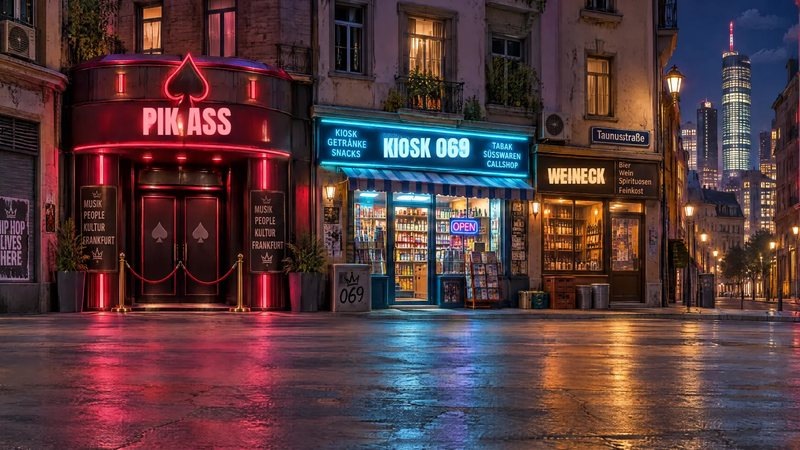
#> input picture src/ui/img/arena-bahnhof.jpg, 800 x 450 px, given in place of ld_bg.png, which was not available
$ python modes.py
#> lines starting #> are read from the running program, lines starting #| are printed output that depends on the picture; pictures that were not available may be replaced by others from this repository, and a replacement may not be noted
"""Game-mode tile pictures (interim): crops of the PO's clean master plates, one scene per mode, until the PO's
mode artworks (docs/ASSET_PROMPTS.md §11) arrive — then drop those in as src/ui/img/modes/<id>.webp (same names).
Run after the screen scripts (needs .cache/ui/*_bg.png): python3 tools/ui-extract/modes.py
"""
import os
import sys

import cv2
import numpy as np

sys.path.insert(0, os.path.dirname(__file__))
import uix  # noqa: E402

OUT = os.path.join(uix.ROOT, 'src/ui/img/modes')
C = os.path.join(uix.ROOT, '.cache/ui')
W, H = 760, 420  # covers the tile window (~1.18:1) and the preview window (~2.1:1) with object-fit: cover


def crop(name, box):
#> called with name = 'ld_bg.png', box = (520, 240, 1480, 770)
    img = cv2.imread(os.path.join(C, name))
#> img is the input picture: shape (450, 800, 3); mean B, G, R 60.6, 57.2, 83.6
    x0, y0, x1, y1 = box
    c = img[y0:y1, x0:x1]
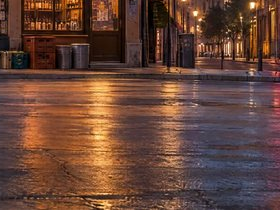
#> c: shape (210, 280, 3); mean B, G, R 55.9, 68.5, 102.4
    s = max(W / c.shape[1], H / c.shape[0])
#> s = 2.71
    c = cv2.resize(c, (int(c.shape[1] * s + 0.5), int(c.shape[0] * s + 0.5)), interpolation=cv2.INTER_AREA if s < 1 else cv2.INTER_CUBIC)
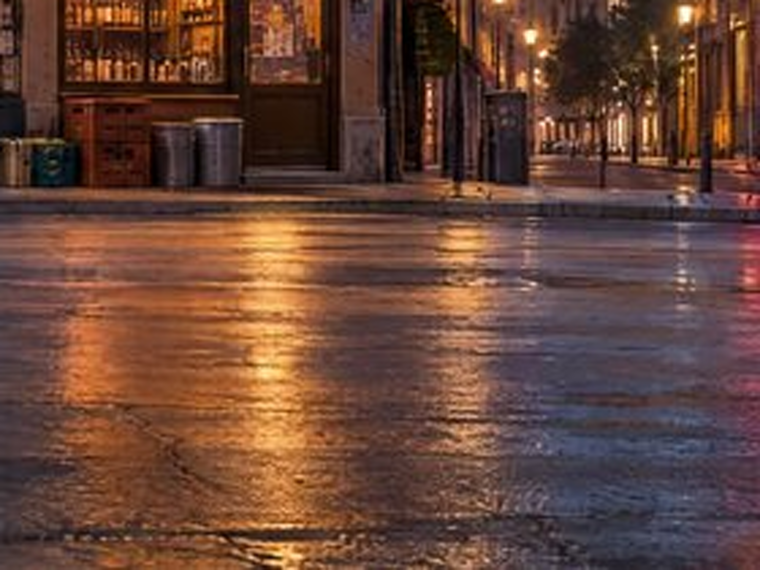
#> c: shape (570, 760, 3); mean B, G, R 55.9, 68.5, 102.4
    oy, ox = (c.shape[0] - H) // 2, (c.shape[1] - W) // 2
#> oy = 75; ox = 0
    return c[oy:oy + H, ox:ox + W]
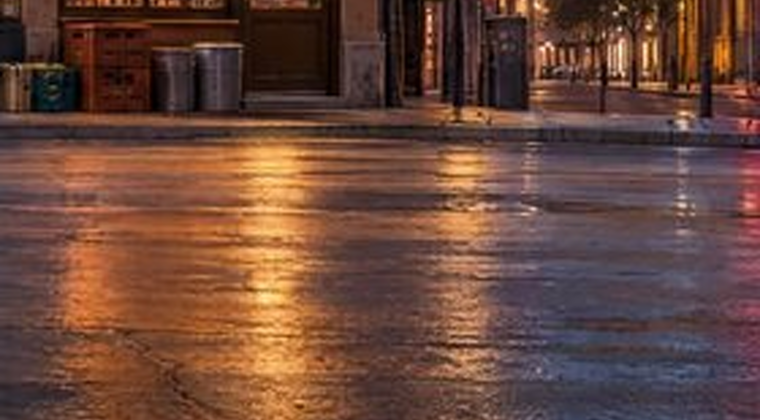
#> returned value: shape (420, 760, 3); mean of channels 0, 1, 2 58.7, 70.9, 105.4; drawn as B, G, R


def split(a, b):
    """Two scenes side by side with a slanted seam (P1 | P2)."""
    out = a.copy()
    m = np.zeros((H, W), np.uint8)
    cv2.fillPoly(m, [np.array([(W // 2 + 40, 0), (W, 0), (W, H), (W // 2 - 40, H)])], 255)
    m = cv2.GaussianBlur(m, (0, 0), 2)[..., None] / 255.0
    out = (a * (1 - m) + b * m).astype(np.uint8)
    cv2.line(out, (W // 2 + 40, 0), (W // 2 - 40, H), (60, 200, 255), 3, cv2.LINE_AA)
    return out


def main():
    os.makedirs(OUT, exist_ok=True)
    tiles = {
        'quick': crop('ld_bg.png', (520, 240, 1480, 770)),
        'ranked': crop('cs_bg.png', (700, 780, 1300, 1010)),
        'friend': crop('as_bg.png', (1400, 0, 2000, 330)),
        'local': split(crop('cs_bg.png', (200, 40, 640, 560)), crop('cs_bg.png', (1360, 40, 1800, 560))),
        'training': crop('sh_bg.png', (1600, 360, 2000, 720)),
        'koop': crop('mm_bg.png', (0, 380, 760, 900)),
    }
#> call 2 of crop, with name = 'cs_bg.png', box = (700, 780, 1300, 1010)
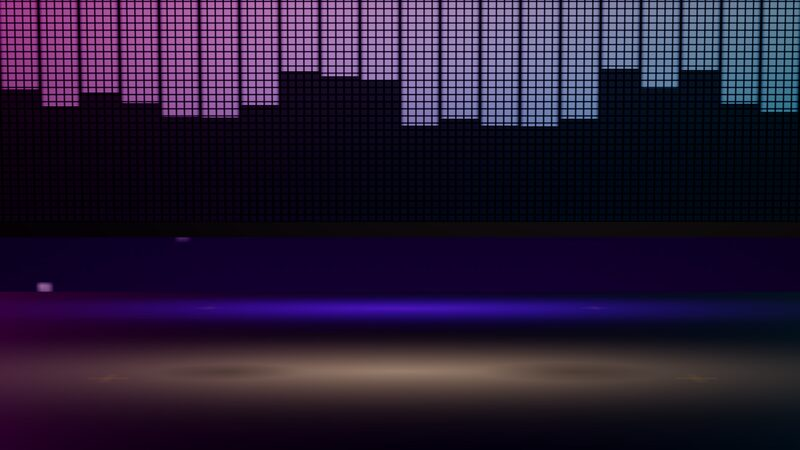
#> input picture src/ui/img/arena-club.jpg, 800 x 450 px, given in place of cs_bg.png, which was not available
#> in crop, img is the input picture: shape (450, 800, 3); mean B, G, R 52.5, 26.9, 39.4
#> in crop (call 2), `x0, y0, x1, y1 = box`: x0 = 700; y0 = 780; x1 = 1300; y1 = 1010
#> in crop (call 2), `c = img[y0:y1, x0:x1]`: c = empty array
    for k, im in tiles.items():
        uix.save_rgba(os.path.join(OUT, f'{k}.webp'), im, None, quality=86)
    print('mode tiles ->', OUT, sorted(tiles))


if __name__ == '__main__':
#> (the run stopped early here; a loop or call above may not have finished)
